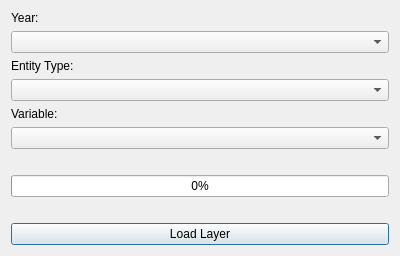
<?xml version="1.0" encoding="UTF-8"?>
<ui version="4.0">
 <class>CensoArgentinoDialog</class>
 <widget class="QDialog" name="CensoArgentinoDialog">
  <property name="geometry">
   <rect>
    <x>0</x>
    <y>0</y>
    <width>400</width>
    <height>250</height>
   </rect>
  </property>
  <property name="windowTitle">
   <string>Censo Argentino</string>
  </property>
  <layout class="QVBoxLayout" name="verticalLayout">
   <item>
    <widget class="QLabel" name="label">
     <property name="text">
      <string>Year:</string>
     </property>
    </widget>
   </item>
   <item>
    <widget class="QComboBox" name="comboYear"/>
   </item>
   <item>
    <widget class="QLabel" name="label_3">
     <property name="text">
      <string>Entity Type:</string>
     </property>
    </widget>
   </item>
   <item>
    <widget class="QComboBox" name="comboEntityType"/>
   </item>
   <item>
    <widget class="QLabel" name="label_2">
     <property name="text">
      <string>Variable:</string>
     </property>
    </widget>
   </item>
   <item>
    <widget class="QComboBox" name="comboVariable"/>
   </item>
   <item>
    <widget class="QLabel" name="lblDescription">
     <property name="text">
      <string/>
     </property>
     <property name="wordWrap">
      <bool>true</bool>
     </property>
     <property name="alignment">
      <set>Qt::AlignLeading|Qt::AlignLeft|Qt::AlignTop</set>
     </property>
    </widget>
   </item>
   <item>
    <widget class="QProgressBar" name="progressBar">
     <property name="value">
      <number>0</number>
     </property>
     <property name="textVisible">
      <bool>true</bool>
     </property>
     <property name="format">
      <string>%p%</string>
     </property>
    </widget>
   </item>
   <item>
    <widget class="QLabel" name="lblStatus">
     <property name="text">
      <string/>
     </property>
     <property name="alignment">
      <set>Qt::AlignCenter</set>
     </property>
    </widget>
   </item>
   <item>
    <spacer name="verticalSpacer">
     <property name="orientation">
      <enum>Qt::Vertical</enum>
     </property>
     <property name="sizeHint" stdset="0">
      <size>
       <width>20</width>
       <height>20</height>
      </size>
     </property>
    </spacer>
   </item>
   <item>
    <widget class="QPushButton" name="btnLoad">
     <property name="text">
      <string>Load Layer</string>
     </property>
    </widget>
   </item>
  </layout>
 </widget>
 <resources/>
 <connections/>
</ui>
